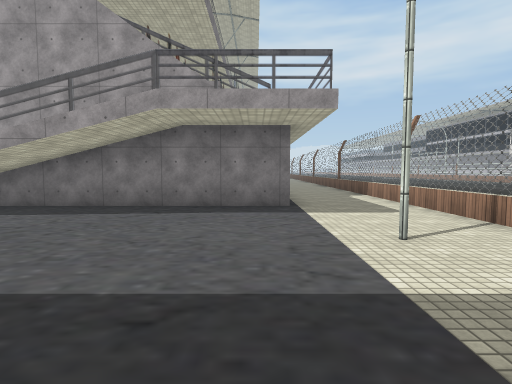
[1] (above)

24 first-person views from a walk through a scene from a Unity 3-D project. The camera is 1.5 m above the floor, tilts 4° down and sees 80° across. The floor is counted in squares, 2 m on a side. Each view is taken from the middle of a square. On the plan, view 1 faces up. The plan holds only what a view shows up to about 10 squares ahead; the rest is blank. The place goes on beyond the plan. Some surface patterns are stand-ins.

[2]
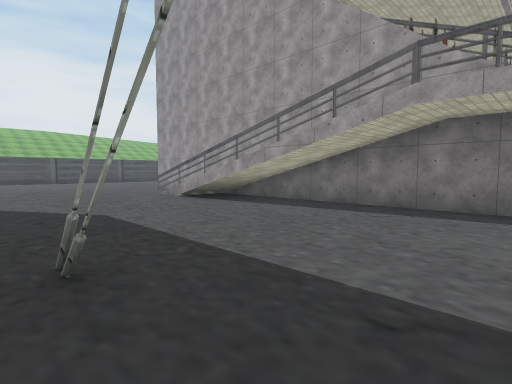

[3]
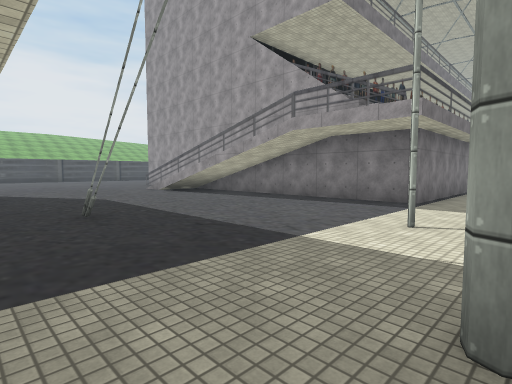

[4]
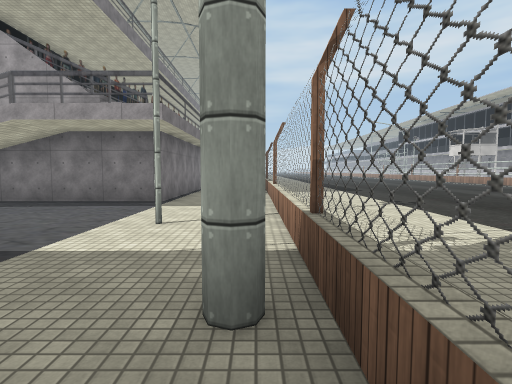

[5]
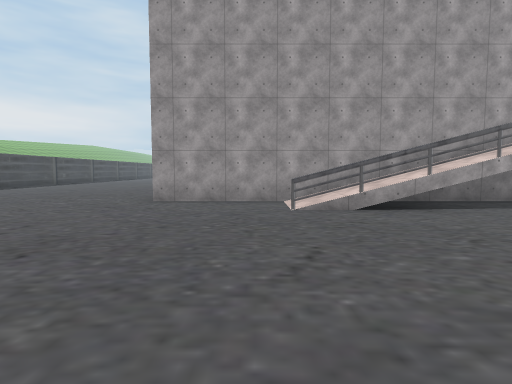

[6]
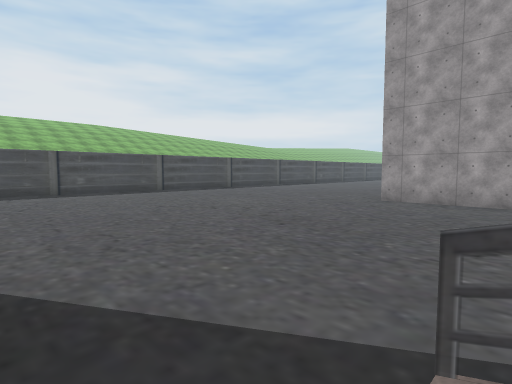

[7]
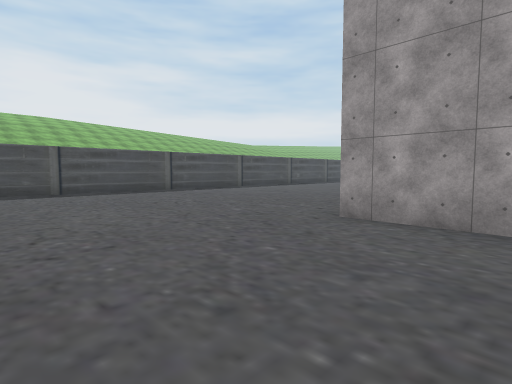

[8]
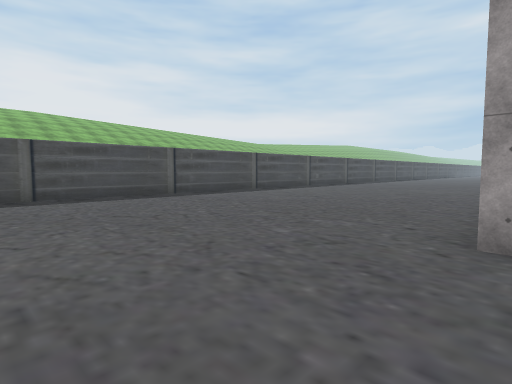

[9]
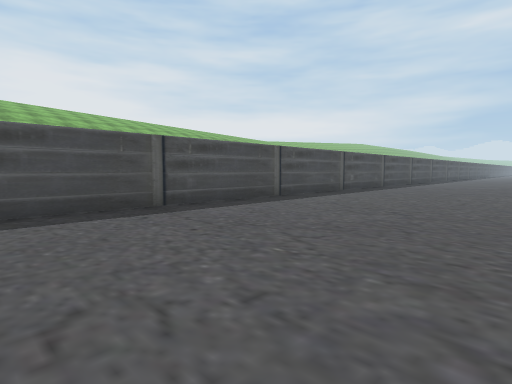

[10]
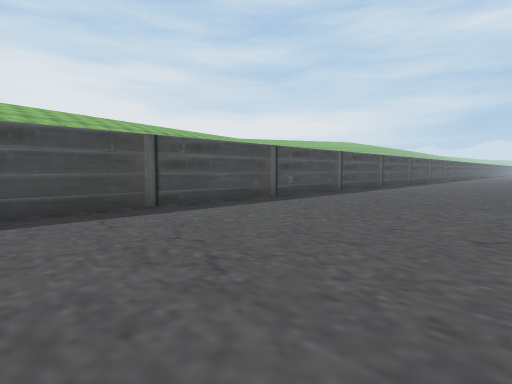

[11]
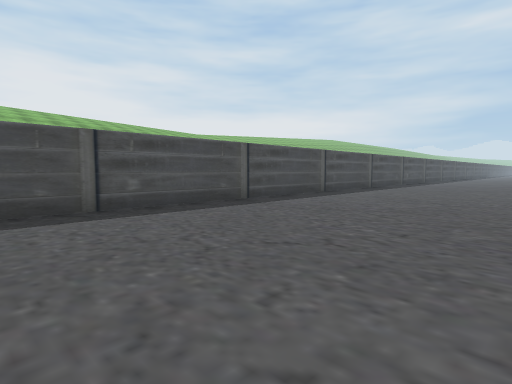

[12]
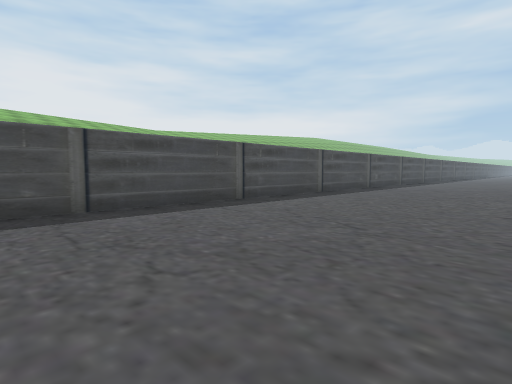

[13]
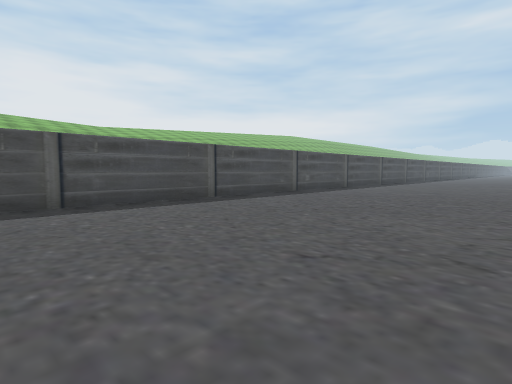

[14]
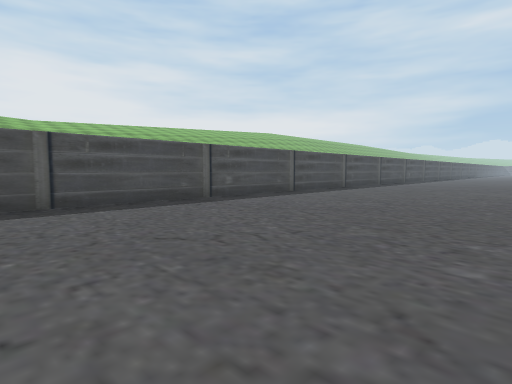

[15]
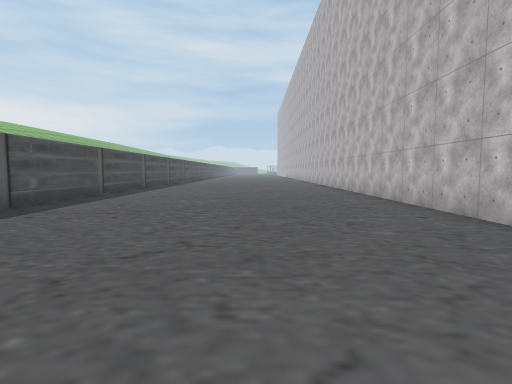

[16]
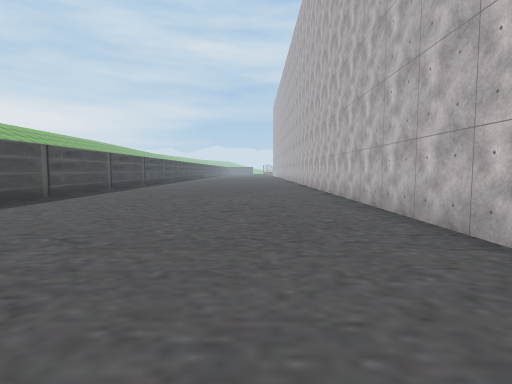

[17]
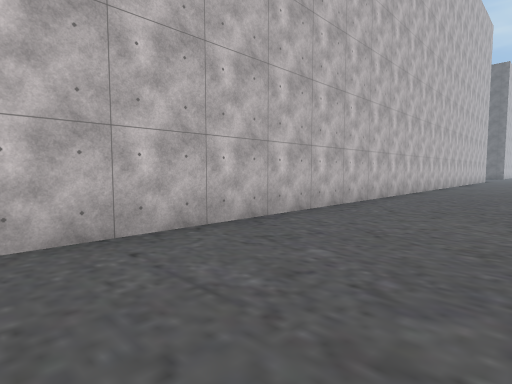

[18]
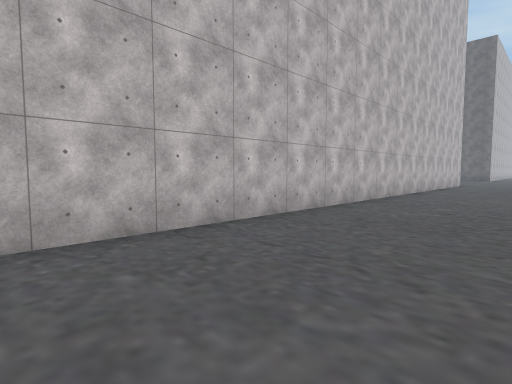

[19]
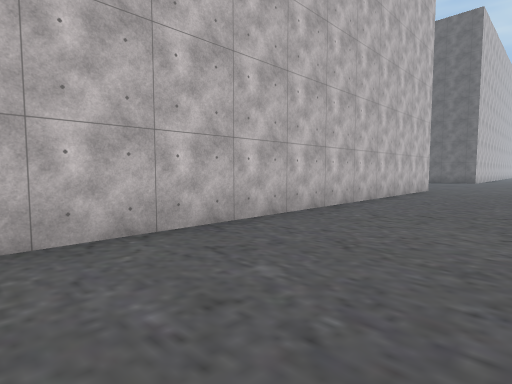

[20]
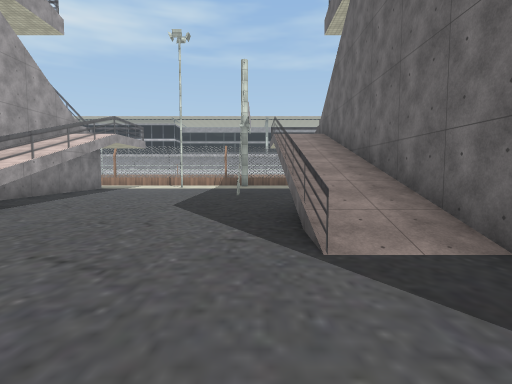

[21]
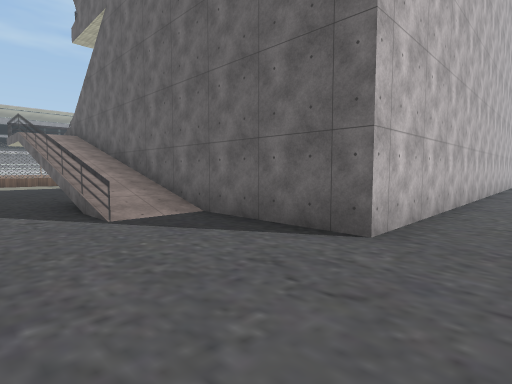

[22]
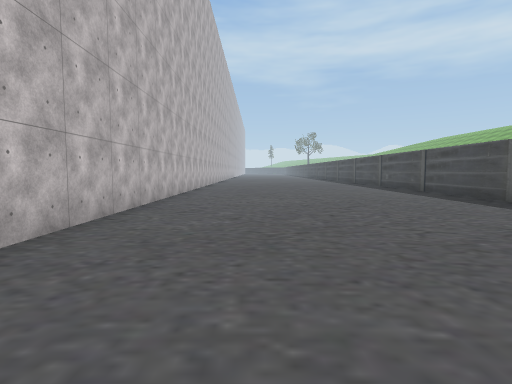

[23]
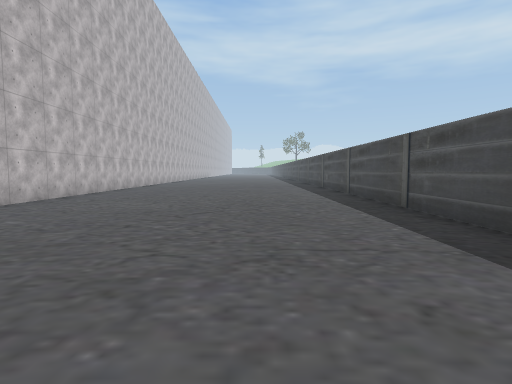

[24]
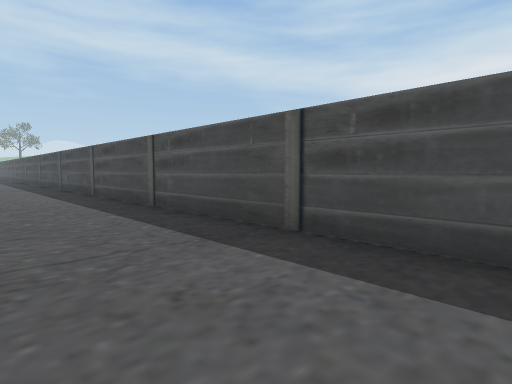

### Floor plan
Key: @ floor where view 1 was taken; # wall or solid block; . main floor; : floor 4 m higher than the main floor; / step, stairs or slope; = window, fence, low wall or low ledge; ^ raised ledge.
Columns run from 21 left of view 1 to 4 right of it. Each row starts with its distance up from view 1.
 40 #........#
 39 #........#
 38 #........#
 37 #........#
 36 #........#
 35 #........#
 34 #........#
 33 #........#
 32 #........#
 31 #........#
 30 #........#
 29 #........#
 28 #........#
 27 #........#
 26 #........#
 25 #........#
 24 #........#
 23 #........#
 22 #........#
 21 #........#
 20 #........#
 19 #........#
 18 #........#
 17 #........#
 16 #........#
 15 #........#
 14 #........#
 13 #........#
 12 #........#
 11 #........#           #
 10 #........#           #...=
  9 #........#           #...=
  8 #........#           #...=
  7 #........#####^^######...=
  6 #.........../////........=
  5 #.........../////........=
  4 #........................=
  3 #......................#.=
  2   .......................=
  1  ..................#....=#
  0 #....................@...=
 -1 #...........////////:::..
 -2 #...........////////
 -3 #........#####^^^^^=
 -4 #........#
 -5 #........#
 -6 #........#
 -7 #........#
 -8 #........#
 -9 #........#
-10 #........#
-11 #........#

Where each view was taken, in squares from view 1:
view 1: 0 up, 0 right, facing up
view 2: 0 up, 0 right, facing up-left
view 3: 1 down, 3 right, facing up-left
view 4: 1 down, 3 right, facing up
view 5: 1 down, 10 left, facing up
view 6: 2 down, 9 left, facing up-left
view 7: 2 up, 10 left, facing up-left
view 8: 3 up, 12 left, facing up-left
view 9: 5 up, 15 left, facing up-left
view 10: 9 up, 15 left, facing up-left
view 11: 14 up, 15 left, facing up-left
view 12: 18 up, 15 left, facing up-left
view 13: 22 up, 14 left, facing up-left
view 14: 26 up, 14 left, facing up-left
view 15: 25 up, 16 left, facing up
view 16: 30 up, 15 left, facing up
view 17: 31 up, 16 left, facing down-right
view 18: 24 up, 16 left, facing down-right
view 19: 19 up, 16 left, facing down-right
view 20: 0 up, 12 left, facing right
view 21: 1 up, 14 left, facing down-right
view 22: 0 up, 15 left, facing down
view 23: 1 down, 18 left, facing down
view 24: 1 down, 18 left, facing down-left
